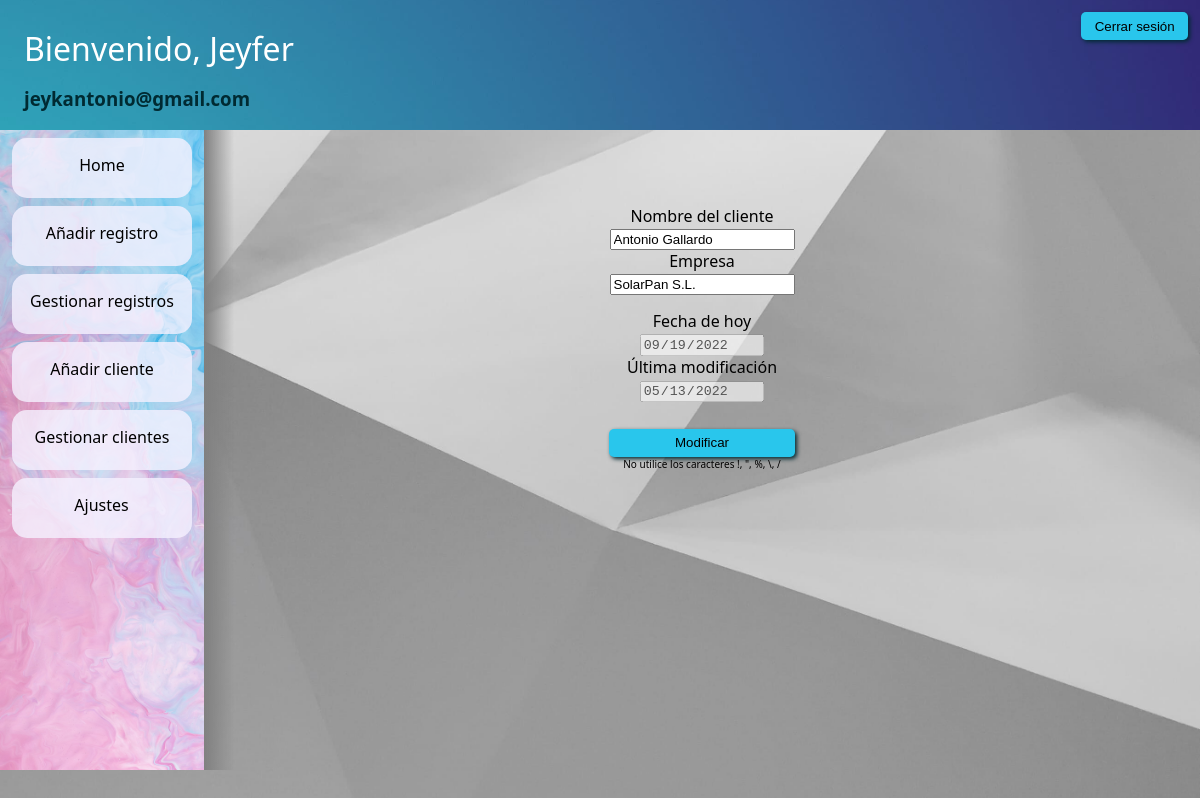
Screenshot of /modCliente.php?id=2 (signed in) with the database file from the repository.
### tables this page shows
CREATE TABLE `cliente` (
  `id` int(11) NOT NULL,
  `cliente` varchar(70) NOT NULL,
  `empresa` varchar(60) NOT NULL,
  `modificado` date NOT NULL
);

### modCliente.php (the view, shortened to what this page needs)
<!DOCTYPE html>
<html lang="es">
<head>
    <link rel="stylesheet" href="css/main.css">
    <link rel="stylesheet" href="css/anadir.css">
    <link rel="stylesheet" href="css/modificar.css">
</head>
<body>
    <?php
    if ($_SESSION['newsession'] != "letstart") {
        header("location:index.php");
        exit();
    } else {
        include("php-files/connect.php");
        include("php-files/prepareUser.php");
        $found = 0;
        $queryGet = 'SELECT id, cliente, empresa, modificado FROM `cliente` WHERE id = ';
        if (isset($_GET['id'])) {
            $id = $_GET['id'];
            $queryGet = $queryGet . ' ' . $id;
            $resultGet = mysqli_query($con, $queryGet)
                or die('No se ha podido ejecutar la consulta ' . mysqli_error($con));
            $row = mysqli_fetch_array($resultGet);
            $found_rows = mysqli_num_rows($resultGet);
            if ($found_rows > 0) {
                $found = 1;
            }
        }
    ?>
        <div class="panel">
            <?php if ($found == 1) { ?>
                <div class="add-form">
                    <div class="client-options">
                        <form action="modCliente.php?id=<?= $row['id'] ?>&modified=1" method="post">
                            <div class="client-info">
                                <div class="name-lastname">
                                    <label>Nombre del cliente</label>
                                    <input type="text" name="client" value="<?= $row['cliente'] ?>" required />
                                </div>
                                <div class="client-business">
                                    <label>Empresa</label>
                                    <div class="dropdown">
                                        <input type="search" id="business" name="business" autocomplete="off" value="<?= $row['empresa'] ?>" placeholder="No buscar" />
                                    </div>
                                </div>
                            </div>
                            <div>
                                <label for="lastMod">Fecha de hoy</label>
                                <input type="date" value="<?= date("Y-m-d") ?>" disabled />
                                <label for="lastMod">Última modificación</label>
                                <input type="date" value="<?= $row['modificado'] ?>" disabled />
                            </div>
                            <div class="form-options">
                                <input type="submit" value="Modificar" />
                                <p class="small-text">No utilice los caracteres !, ", %, \, /</p>
                            </div>
                        </form>
                    </div>
                </div>
        </div>
    <?php } ?>
<?php } ?>
</body>
</html>

### css/main.css (style rules this page uses)
body { --main-color: #29C6EC; --sec-color: #CA7FD8; --contrast-color: #FDB06F; --dark-color: #002A32; --light-color: #f6f2ff; --main-color-tr: #29C6ECCC; --sec-color-tr: #FDB06FCC; --contrast-color-tr: #CA7FD8CC; --dark-color-tr: #002A32CC; --light-color-tr: #f6f2ffCC; --header-height: 130px; --sidebar-height: 80vh; --sidebar-width: 17%; margin: 0px; padding: 0px; font-size: 16px; font-family: 'Segoe UI', Tahoma, Geneva, Verdana, sans-serif; overflow: hidden; height: 100vh !important; background-image: url("../img/geometric.jpg"); background-size: cover; background-attachment: fixed; }
h2 { font-weight: normal; color: var(--contrast-color); }
h3, h4, h5, h6 { color: var(--dark-color); }
button, input[type=submit] { padding: 0.5em 1em 0.5em 1em; border: 0px; border-radius: 5px; background-color: var(--main-color); box-shadow: 2px 2px 4px var(--dark-color); font-family: 'Franklin Gothic Medium', 'Arial Narrow', Arial, sans-serif; transition: background-color 0.5s; cursor: pointer; }
a { color: inherit; text-decoration: none; }
.small-text { font-size: 10px; margin: 0px !important; }
.panel { float: right; width: 83%; height: var(--sidebar-height); overflow: auto; }
.header { display: flex; justify-content: space-between; background-color: var(--main-color); background-image: url("../img/fresh.jpg"); background-position: center; background-size: cover; height: var(--header-height); }
.header > div:first-child { margin-left: 2vw; }
.header .username { color: white; font-size: 2em; margin-bottom: 0.5em; }
.header .email { margin: 0.5em 0px 0.5em 0px; }
.session-buttons { margin: 1vw 1vw 0px 0px; }
.sidebar { float: left; height: var(--sidebar-height); width: var(--sidebar-width); background: linear-gradient(35deg, var(--light-color), var(--main-color), var(--contrast-color)); background-image: url("../img/sweet.jpg"); background-size: cover; z-index: 0; }
.sidebar::before { background: linear-gradient(90deg, gray 0%, transparent 100%); content: " "; width: 30px; margin-right: -30px; position: absolute; left: var(--sidebar-width); bottom: auto; height: inherit; z-index: 0; pointer-events: none; }
.sidebar ul { padding: 0px; margin: 0px; }
.sidebar ul li { list-style: none; background: var(--light-color-tr); border-radius: 15px; width: 15vw; height: 2.75em; margin: 1vh 1vw 1vh 1vw; padding-top: 1em; text-align: center; cursor: pointer; transition: background-color 0.5s; }
.sidebar ul li p { margin: 0px; text-align: center; width: 100%; }
.config > * { display: inline; }
.dropdown { position: relative; width: max-content; margin: auto; }

### css/anadir.css (style rules this page uses)
.add-form form { width: 75%; height: 75%; margin: auto; margin-top: 7.5%; text-align: center; }
.add-form form > *:not(:first-child), .add-form form > *:not(:last-child) { margin-top: 2%; margin-bottom: 2%; }
.add-from form input, .add-form form label { display: block; }
.add-form form input[type=submit] { display: block; width: 25%; margin-left: 37.5%; margin-top: 2em; }
.client-business { position: relative; }

### rows the page displays
cliente: client "Antonio Gallardo", business "SolarPan S.L.", modificado "05/13/2022"
